Frame 1 (no input): blank canvas, image omitted
Frame 60 (no input): blank canvas, image omitted
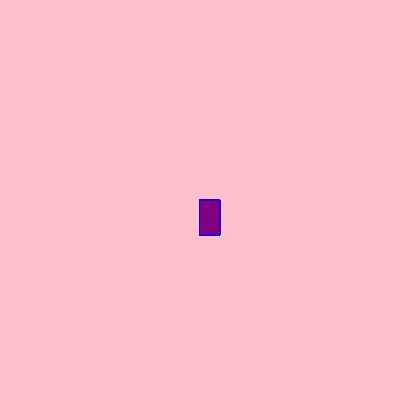
Frame 120 (the mouse pressed at the canvas centre since frame 60)

The p5.js sketch whose frames 1 and 60 were blank and that drew this single picture after the mouse press (run headless with seeded random() and noise() and a simulated clock; from frame 60 on, the mouse is pressed at the canvas centre):

// p5.js sketch
// ── sketch.js
function setup() {
    createCanvas(400, 400);
    background("pink")
  }
  
  function draw() {
    stroke("blue");
    fill("purple");
    
    
  if(mouseIsPressed) {
    rect(mouseX, mouseY, 20, 35);
   }
  }
